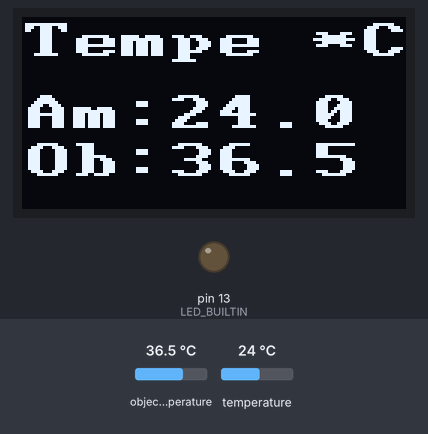
The sketch below on a simulated Arduino Uno, built with avr-gcc and run on an emulated ATmega328P. On the bench: 128×64 one-colour display, output pins drawn as LEDs (lit = HIGH). Inputs (shaded band) come from the test bench; at power-on: object temperature 36.5 °C, temperature 24 °C.

Above: at 2.1 s.
2.2 s: object temperature set to 20 °C
At 4.1 s:
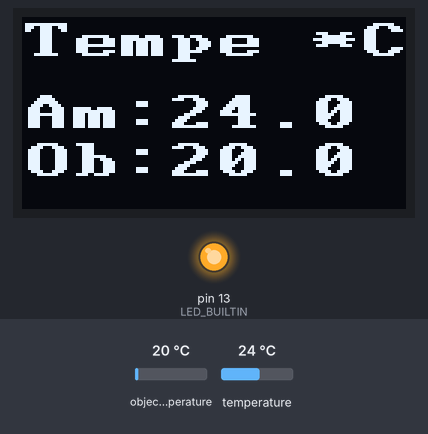
4.5 s: temperature set to 12 °C
At 6.6 s:
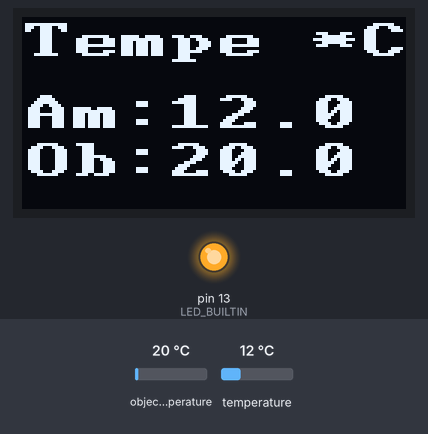
7.0 s: object temperature set to 26 °C
At 9.0 s:
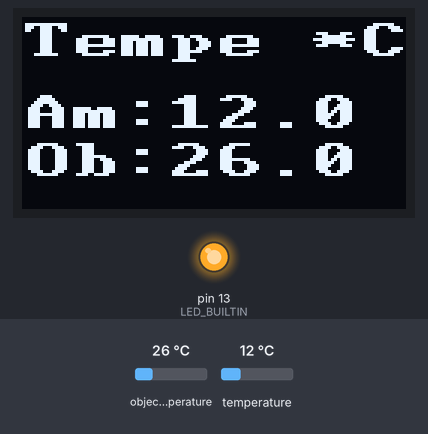
9.9 s: temperature set to 19 °C
At 11.4 s:
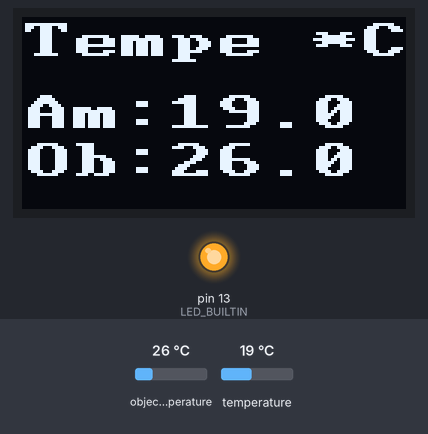
Timing chart, 0 to 13.5 s (numbered marks = the images above; inputs shaded):
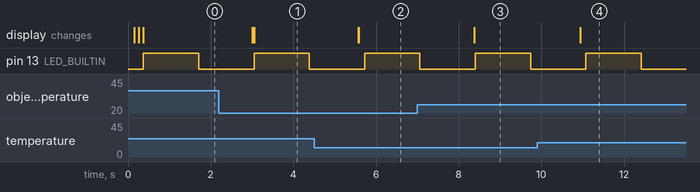

The sketch:

u8glib_melexis_ok_2020.ino
```cpp
/*
version con lib u8glib
  16x16Font.ino
  Termometro con IR melexis 5v, y libreria u8glib con pines modificados
 Jesus
 pines Modificados para Oled 5v clock= A3, data= A2
 pines del ir  clock= A5, data= A4
*/
// melexis
#include <Wire.h>
#include <Adafruit_MLX90614.h>
// oled
#include <Arduino.h>
#include <U8x8lib.h>

#ifdef U8X8_HAVE_HW_SPI
#include <SPI.h>
#endif
// se modifican los pines clock y data del display oled para evitar interferencias con el sensor de ttura
U8X8_SSD1306_128X64_NONAME_SW_I2C u8x8(/* clock=*/ A3, /* data=*/ A2, /* reset=*/ U8X8_PIN_NONE);   // OLEDs without Reset of the Display
// End of constructor list

Adafruit_MLX90614 mlx = Adafruit_MLX90614( );
int Estadoled = 1;
int debugg= 0;
void setup(void)
{
   // para activar salida monitor serie
 // debugg= 1;
 //
   pinMode(LED_BUILTIN, OUTPUT);
   if (debugg==1){
      Serial.begin(9600);
      Serial.println("Adafruit MLX90614 test");
   }
  mlx.begin();
  u8x8.begin();

}

void loop(void)
{
  // u8x8.setFont(u8x8_font_px437wyse700b_2x2_r);
 // fuente poco clara se cambia por esta:
  u8x8.setFont(u8x8_font_px437wyse700a_2x2_r);
  String stringAmb =  String(mlx.readAmbientTempC(), 1);
  String stringObj =  String(mlx.readObjectTempC(), 1);
 //u8x8.drawString(0, 0, "ABC defg");

 u8x8.drawString(0, 0, "Tempe *C");
  u8x8.drawString(0, 3, "Am:");
  u8x8.setCursor(6, 3);
  u8x8.print(stringAmb);
  //
   u8x8.drawString(0, 5, "Ob:");
   u8x8.setCursor(6, 5);
  u8x8.print(stringObj);
  // salida serial para depuración en pantalla del ide arduino
  if (debugg==1){
    Serial.print("Ambient = "); Serial.print(stringAmb);
    Serial.print("*C\tObject = "); Serial.print(stringObj); Serial.println("*C");
    Serial.println();
  }
  u8x8.refreshDisplay();		// only required for SSD1606/7

   digitalWrite(LED_BUILTIN, Estadoled);
   if (Estadoled==1){
       Estadoled=0;
    } else{
      Estadoled=1;
    }
  delay(1000);
}
```

Measured:
- after the input at 2.2 s, the display: first changes after 0.80 s (image 1 shows a later state)
- after the input at 4.5 s, the display: first changes after 1.1 s (image 2 shows a later state)
- after the input at 7.0 s, the display: changes after 1.4 s (image 3)
- after the input at 9.9 s, the display: changes after 1.0 s (image 4)
